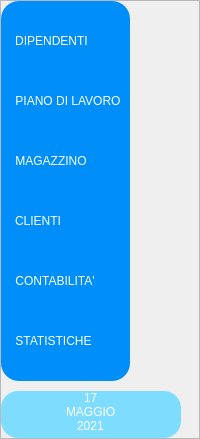
        <widget class="QFrame" name="menu_e_data">
         <property name="frameShape">
          <enum>QFrame::StyledPanel</enum>
         </property>
         <property name="frameShadow">
          <enum>QFrame::Raised</enum>
         </property>
         <property name="lineWidth">
          <number>0</number>
         </property>
         <layout class="QVBoxLayout" name="verticalLayout_2">
          <property name="spacing">
           <number>10</number>
          </property>
          <property name="leftMargin">
           <number>0</number>
          </property>
          <property name="topMargin">
           <number>0</number>
          </property>
          <property name="rightMargin">
           <number>0</number>
          </property>
          <property name="bottomMargin">
           <number>0</number>
          </property>
          <item alignment="Qt::AlignLeft">
           <widget class="QFrame" name="frame_blu">
            <property name="styleSheet">
             <string notr="true">background-color: rgb(0, 143, 248);
border-radius:18px;</string>
            </property>
            <property name="frameShape">
             <enum>QFrame::StyledPanel</enum>
            </property>
            <property name="frameShadow">
             <enum>QFrame::Raised</enum>
            </property>
            <property name="lineWidth">
             <number>0</number>
            </property>
            <layout class="QVBoxLayout" name="verticalLayout_3">
             <property name="spacing">
              <number>20</number>
             </property>
             <property name="leftMargin">
              <number>14</number>
             </property>
             <property name="topMargin">
              <number>20</number>
             </property>
             <property name="bottomMargin">
              <number>20</number>
             </property>
             <item alignment="Qt::AlignLeft">
              <widget class="QPushButton" name="push_dipendenti">
               <property name="minimumSize">
                <size>
                 <width>0</width>
                 <height>40</height>
                </size>
               </property>
               <property name="styleSheet">
                <string notr="true">COLOR: rgb(255, 255, 255);
font: 600 18pt &quot;SF Pro&quot;;</string>
               </property>
               <property name="text">
                <string>DIPENDENTI</string>
               </property>
              </widget>
             </item>
             <item alignment="Qt::AlignLeft">
              <widget class="QPushButton" name="push_pianodilavoro">
               <property name="minimumSize">
                <size>
                 <width>0</width>
                 <height>40</height>
                </size>
               </property>
               <property name="styleSheet">
                <string notr="true">COLOR: rgb(255, 255, 255);
font: 600 18pt &quot;SF Pro&quot;;</string>
               </property>
               <property name="text">
                <string>PIANO DI LAVORO</string>
               </property>
              </widget>
             </item>
             <item alignment="Qt::AlignLeft">
              <widget class="QPushButton" name="push_magazzino">
               <property name="minimumSize">
                <size>
                 <width>0</width>
                 <height>40</height>
                </size>
               </property>
               <property name="styleSheet">
                <string notr="true">COLOR: rgb(255, 255, 255);
font: 600 18pt &quot;SF Pro&quot;;</string>
               </property>
               <property name="text">
                <string>MAGAZZINO</string>
               </property>
              </widget>
             </item>
             <item alignment="Qt::AlignLeft">
              <widget class="QPushButton" name="push_clienti">
               <property name="minimumSize">
                <size>
                 <width>0</width>
                 <height>40</height>
                </size>
               </property>
               <property name="styleSheet">
                <string notr="true">COLOR: rgb(255, 255, 255);
font: 600 18pt &quot;SF Pro&quot;;</string>
               </property>
               <property name="text">
                <string>CLIENTI</string>
               </property>
              </widget>
             </item>
             <item alignment="Qt::AlignLeft">
              <widget class="QPushButton" name="push_contabilita">
               <property name="minimumSize">
                <size>
                 <width>0</width>
                 <height>40</height>
                </size>
               </property>
               <property name="styleSheet">
                <string notr="true">COLOR: rgb(255, 255, 255);
font: 600 18pt &quot;SF Pro&quot;;</string>
               </property>
               <property name="text">
                <string>CONTABILITA'</string>
               </property>
              </widget>
             </item>
             <item alignment="Qt::AlignLeft">
              <widget class="QPushButton" name="push_statistiche">
               <property name="minimumSize">
                <size>
                 <width>0</width>
                 <height>40</height>
                </size>
               </property>
               <property name="styleSheet">
                <string notr="true">COLOR: rgb(255, 255, 255);
font: 600 18pt &quot;SF Pro&quot;;</string>
               </property>
               <property name="text">
                <string>STATISTICHE</string>
               </property>
              </widget>
             </item>
            </layout>
           </widget>
          </item>
          <item>
           <widget class="QFrame" name="frame_celeste">
            <property name="minimumSize">
             <size>
              <width>180</width>
              <height>0</height>
             </size>
            </property>
            <property name="maximumSize">
             <size>
              <width>180</width>
              <height>146</height>
             </size>
            </property>
            <property name="styleSheet">
             <string notr="true">
background-color: rgb(126, 221, 255);
border-radius: 17px;</string>
            </property>
            <property name="frameShape">
             <enum>QFrame::StyledPanel</enum>
            </property>
            <property name="frameShadow">
             <enum>QFrame::Raised</enum>
            </property>
            <layout class="QVBoxLayout" name="verticalLayout_4">
             <property name="spacing">
              <number>0</number>
             </property>
             <property name="topMargin">
              <number>0</number>
             </property>
             <property name="bottomMargin">
              <number>5</number>
             </property>
             <item alignment="Qt::AlignHCenter">
              <widget class="QLabel" name="giorno">
               <property name="styleSheet">
                <string notr="true">COLOR: rgb(255, 255, 255);
font: 600 55pt &quot;SF Pro&quot;;</string>
               </property>
               <property name="text">
                <string>17</string>
               </property>
              </widget>
             </item>
             <item alignment="Qt::AlignHCenter">
              <widget class="QLabel" name="mese">
               <property name="styleSheet">
                <string notr="true">COLOR: rgb(255, 255, 255);
font: 600 22pt &quot;SF Pro&quot;;</string>
               </property>
               <property name="text">
                <string>MAGGIO</string>
               </property>
              </widget>
             </item>
             <item alignment="Qt::AlignHCenter">
              <widget class="QLabel" name="anno">
               <property name="styleSheet">
                <string notr="true">COLOR: rgb(255, 255, 255);
font: 600 38pt &quot;SF Pro&quot;;</string>
               </property>
               <property name="text">
                <string>2021</string>
               </property>
              </widget>
             </item>
            </layout>
           </widget>
          </item>
         </layout>
        </widget>
